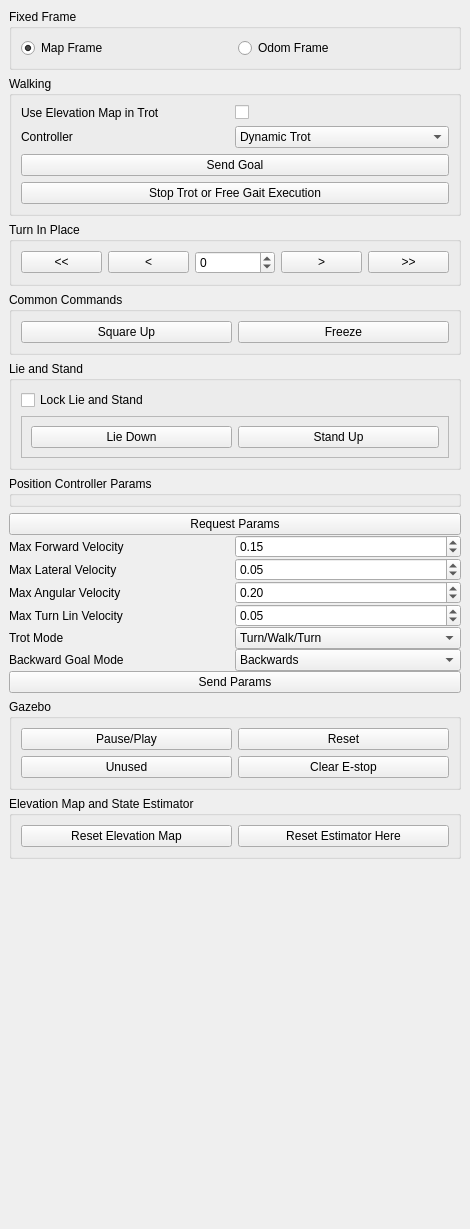
<?xml version="1.0" encoding="UTF-8"?>
<ui version="4.0">
 <class>panel</class>
 <widget class="QWidget" name="panel">
  <property name="geometry">
   <rect>
    <x>0</x>
    <y>0</y>
    <width>470</width>
    <height>1229</height>
   </rect>
  </property>
  <property name="windowTitle">
   <string>Anymal Driver</string>
  </property>
  <layout class="QVBoxLayout" name="verticalLayout_3">
   <property name="spacing">
    <number>0</number>
   </property>
   <property name="margin">
    <number>0</number>
   </property>
   <item>
    <widget class="QScrollArea" name="scrollArea">
     <property name="sizePolicy">
      <sizepolicy hsizetype="MinimumExpanding" vsizetype="Expanding">
       <horstretch>0</horstretch>
       <verstretch>0</verstretch>
      </sizepolicy>
     </property>
     <property name="frameShape">
      <enum>QFrame::NoFrame</enum>
     </property>
     <property name="horizontalScrollBarPolicy">
      <enum>Qt::ScrollBarAlwaysOff</enum>
     </property>
     <property name="widgetResizable">
      <bool>true</bool>
     </property>
     <widget class="QWidget" name="scrollAreaWidgetContents">
      <property name="geometry">
       <rect>
        <x>0</x>
        <y>0</y>
        <width>470</width>
        <height>1229</height>
       </rect>
      </property>
      <layout class="QVBoxLayout" name="verticalLayout_5">
       <item>
        <widget class="QGroupBox" name="fixedFrameBox">
         <property name="minimumSize">
          <size>
           <width>0</width>
           <height>0</height>
          </size>
         </property>
         <property name="title">
          <string>Fixed Frame</string>
         </property>
         <property name="flat">
          <bool>false</bool>
         </property>
         <layout class="QHBoxLayout" name="horizontalLayout_3">
          <item>
           <widget class="QRadioButton" name="useMapFrameButton">
            <property name="text">
             <string>Map Frame</string>
            </property>
            <property name="checked">
             <bool>true</bool>
            </property>
           </widget>
          </item>
          <item>
           <widget class="QRadioButton" name="useOdomFrameButton">
            <property name="text">
             <string>Odom Frame</string>
            </property>
           </widget>
          </item>
         </layout>
        </widget>
       </item>
       <item>
        <widget class="QGroupBox" name="walkingMode">
         <property name="minimumSize">
          <size>
           <width>0</width>
           <height>0</height>
          </size>
         </property>
         <property name="title">
          <string>Walking</string>
         </property>
         <property name="flat">
          <bool>false</bool>
         </property>
         <layout class="QHBoxLayout" name="horizontalLayout_2">
          <item>
           <layout class="QVBoxLayout" name="verticalLayout">
            <item>
             <layout class="QHBoxLayout" name="horizontalLayout"/>
            </item>
            <item>
             <layout class="QHBoxLayout" name="horizontalLayout_9">
              <property name="spacing">
               <number>0</number>
              </property>
              <property name="topMargin">
               <number>0</number>
              </property>
              <item>
               <widget class="QLabel" name="label_3">
                <property name="text">
                 <string>Use Elevation Map in Trot</string>
                </property>
               </widget>
              </item>
              <item>
               <widget class="QCheckBox" name="useElevationMapCheckBox">
                <property name="text">
                 <string/>
                </property>
               </widget>
              </item>
             </layout>
            </item>
            <item>
             <layout class="QHBoxLayout" name="horizontalLayout_8">
              <property name="spacing">
               <number>0</number>
              </property>
              <property name="topMargin">
               <number>0</number>
              </property>
              <item>
               <widget class="QLabel" name="label_2">
                <property name="text">
                 <string>Controller</string>
                </property>
               </widget>
              </item>
              <item>
               <widget class="QComboBox" name="walkingModeComboBox">
                <property name="currentIndex">
                 <number>3</number>
                </property>
                <item>
                 <property name="text">
                  <string>Free Gait</string>
                 </property>
                </item>
                <item>
                 <property name="text">
                  <string>Terrain Loco</string>
                 </property>
                </item>
                <item>
                 <property name="text">
                  <string>Trot</string>
                 </property>
                </item>
                <item>
                 <property name="text">
                  <string>Dynamic Trot</string>
                 </property>
                </item>
               </widget>
              </item>
             </layout>
            </item>
            <item>
             <widget class="QPushButton" name="sendPoseWalkingGoalButton">
              <property name="text">
               <string>Send Goal</string>
              </property>
             </widget>
            </item>
            <item>
             <widget class="QPushButton" name="stopExecutionButton">
              <property name="text">
               <string>Stop Trot or Free Gait Execution</string>
              </property>
             </widget>
            </item>
           </layout>
          </item>
         </layout>
        </widget>
       </item>
       <item>
        <widget class="QGroupBox" name="turnInPlacePanel">
         <property name="minimumSize">
          <size>
           <width>0</width>
           <height>0</height>
          </size>
         </property>
         <property name="title">
          <string>Turn In Place</string>
         </property>
         <property name="flat">
          <bool>false</bool>
         </property>
         <layout class="QHBoxLayout" name="horizontalLayout_3">
          <item>
           <layout class="QHBoxLayout" name="horizontalLayout_6">
            <item>
             <widget class="QPushButton" name="turnLeft90Button">
              <property name="text">
               <string>&lt;&lt;</string>
              </property>
             </widget>
            </item>
            <item>
             <widget class="QPushButton" name="turnLeft10Button">
              <property name="text">
               <string>&lt;</string>
              </property>
             </widget>
            </item>
            <item>
             <widget class="QSpinBox" name="turnInPlaceSpinBox">
              <property name="minimum">
               <number>-180</number>
              </property>
              <property name="maximum">
               <number>180</number>
              </property>
             </widget>
            </item>
            <item>
             <widget class="QPushButton" name="turnRight10Button">
              <property name="text">
               <string>&gt;</string>
              </property>
             </widget>
            </item>
            <item>
             <widget class="QPushButton" name="turnRight90Button">
              <property name="text">
               <string>&gt;&gt;</string>
              </property>
             </widget>
            </item>
           </layout>
          </item>
         </layout>
        </widget>
       </item>
       <item>
        <widget class="QGroupBox" name="freeGaitCommands">
         <property name="minimumSize">
          <size>
           <width>0</width>
           <height>0</height>
          </size>
         </property>
         <property name="title">
          <string>Common Commands</string>
         </property>
         <property name="flat">
          <bool>false</bool>
         </property>
         <layout class="QHBoxLayout" name="horizontalLayout_3">
          <item>
           <widget class="QPushButton" name="squareUpButton">
            <property name="text">
             <string>Square Up</string>
            </property>
           </widget>
          </item>
          <item>
           <widget class="QPushButton" name="freezeRobotButton">
            <property name="text">
             <string>Freeze</string>
            </property>
           </widget>
          </item>
         </layout>
        </widget>
       </item>
       <item>
        <widget class="QGroupBox" name="freeGaitCommands">
         <property name="minimumSize">
          <size>
           <width>0</width>
           <height>0</height>
          </size>
         </property>
         <property name="title">
          <string>Lie and Stand</string>
         </property>
         <property name="flat">
          <bool>false</bool>
         </property>
         <layout class="QHBoxLayout" name="horizontalLayout_4">
          <item>
           <layout class="QVBoxLayout" name="verticalLayout_2">
            <property name="topMargin">
             <number>0</number>
            </property>
            <property name="bottomMargin">
             <number>0</number>
            </property>
            <item>
             <widget class="QCheckBox" name="lockLieStandCheck">
              <property name="text">
               <string>Lock Lie and Stand</string>
              </property>
             </widget>
            </item>
            <item>
             <widget class="QFrame" name="lieStandFrame">
              <property name="frameShape">
               <enum>QFrame::StyledPanel</enum>
              </property>
              <property name="frameShadow">
               <enum>QFrame::Raised</enum>
              </property>
              <layout class="QGridLayout" name="gridLayout_3">
               <item row="0" column="0">
                <layout class="QHBoxLayout" name="horizontalLayout_5">
                 <property name="topMargin">
                  <number>0</number>
                 </property>
                 <item>
                  <widget class="QPushButton" name="lieDownButton">
                   <property name="text">
                    <string>Lie Down</string>
                   </property>
                  </widget>
                 </item>
                 <item>
                  <widget class="QPushButton" name="standUpButton">
                   <property name="text">
                    <string>Stand Up</string>
                   </property>
                  </widget>
                 </item>
                </layout>
               </item>
              </layout>
             </widget>
            </item>
           </layout>
          </item>
         </layout>
        </widget>
       </item>
       <item>
        <widget class="QGroupBox" name="positionControllerParameters">
         <property name="minimumSize">
          <size>
           <width>0</width>
           <height>0</height>
          </size>
         </property>
         <property name="title">
          <string>Position Controller Params</string>
         </property>
        </widget>
       </item>
       <item>
        <layout class="QVBoxLayout" name="verticalLayout_4">
         <property name="spacing">
          <number>0</number>
         </property>
         <property name="topMargin">
          <number>0</number>
         </property>
         <property name="bottomMargin">
          <number>0</number>
         </property>
         <item>
          <widget class="QPushButton" name="pollPositionControllerParamsButton">
           <property name="text">
            <string>Request Params</string>
           </property>
          </widget>
         </item>
         <item>
          <layout class="QGridLayout" name="gridLayout_2">
           <property name="topMargin">
            <number>0</number>
           </property>
           <item row="1" column="1">
            <widget class="QDoubleSpinBox" name="maxForwardLinearVelocitySpinBox">
             <property name="minimum">
              <double>0.000000000000000</double>
             </property>
             <property name="maximum">
              <double>0.500000000000000</double>
             </property>
             <property name="singleStep">
              <double>0.010000000000000</double>
             </property>
             <property name="value">
              <double>0.150000000000000</double>
             </property>
            </widget>
           </item>
           <item row="1" column="0">
            <widget class="QLabel" name="maxForwardLinearVelocity">
             <property name="text">
              <string>Max Forward Velocity</string>
             </property>
            </widget>
           </item>
           <item row="2" column="1">
            <widget class="QDoubleSpinBox" name="maxLateralLinearVelocitySpinBox">
             <property name="minimum">
              <double>0.000000000000000</double>
             </property>
             <property name="maximum">
              <double>0.200000000000000</double>
             </property>
             <property name="singleStep">
              <double>0.010000000000000</double>
             </property>
             <property name="value">
              <double>0.050000000000000</double>
             </property>
            </widget>
           </item>
           <item row="2" column="0">
            <widget class="QLabel" name="maxLateralLinearVelocity">
             <property name="text">
              <string>Max Lateral Velocity</string>
             </property>
            </widget>
           </item>
           <item row="3" column="0">
            <widget class="QLabel" name="maxAngularVelocity">
             <property name="text">
              <string>Max Angular Velocity</string>
             </property>
            </widget>
           </item>
           <item row="3" column="1">
            <widget class="QDoubleSpinBox" name="maxAngularVelocitySpinBox">
             <property name="minimum">
              <double>0.000000000000000</double>
             </property>
             <property name="maximum">
              <double>0.400000000000000</double>
             </property>
             <property name="singleStep">
              <double>0.010000000000000</double>
             </property>
             <property name="value">
              <double>0.200000000000000</double>
             </property>
            </widget>
           </item>
           <item row="4" column="0">
            <widget class="QLabel" name="maxTurningLinearVelocity">
             <property name="text">
              <string>Max Turn Lin Velocity</string>
             </property>
            </widget>
           </item>
           <item row="4" column="1">
            <widget class="QDoubleSpinBox" name="maxTurningLinearVelocitySpinBox">
             <property name="minimum">
              <double>0.000000000000000</double>
             </property>
             <property name="maximum">
              <double>0.200000000000000</double>
             </property>
             <property name="singleStep">
              <double>0.010000000000000</double>
             </property>
             <property name="value">
              <double>0.050000000000000</double>
             </property>
            </widget>
           </item>
           <item row="5" column="0">
            <widget class="QLabel" name="label_4">
             <property name="text">
              <string>Trot Mode</string>
             </property>
            </widget>
           </item>
           <item row="5" column="1">
            <widget class="QComboBox" name="trotModeComboBox">
             <item>
              <property name="text">
               <string>Turn/Walk/Turn</string>
              </property>
             </item>
             <item>
              <property name="text">
               <string>Shuffle</string>
              </property>
             </item>
            </widget>
           </item>
           <item row="6" column="0">
            <widget class="QLabel" name="label_4">
             <property name="text">
              <string>Backward Goal Mode</string>
             </property>
            </widget>
           </item>
           <item row="6" column="1">
            <widget class="QComboBox" name="goalBehindModeComboBox">
             <property name="currentIndex">
              <number>1</number>
             </property>
             <item>
              <property name="text">
               <string>Ignore</string>
              </property>
             </item>
             <item>
              <property name="text">
               <string>Backwards</string>
              </property>
             </item>
             <item>
              <property name="text">
               <string>Turnaround</string>
              </property>
             </item>
            </widget>
           </item>
          </layout>
         </item>
         <item>
          <widget class="QPushButton" name="sendPositionControllerParamsButton">
           <property name="text">
            <string>Send Params</string>
           </property>
          </widget>
         </item>
        </layout>
       </item>
       <item>
        <widget class="QGroupBox" name="gazeboCommands">
         <property name="minimumSize">
          <size>
           <width>0</width>
           <height>0</height>
          </size>
         </property>
         <property name="title">
          <string>Gazebo</string>
         </property>
         <property name="flat">
          <bool>false</bool>
         </property>
         <layout class="QHBoxLayout" name="horizontalLayout_3">
          <item>
           <layout class="QVBoxLayout" name="verticalLayout_6">
            <item>
             <layout class="QHBoxLayout" name="horizontalLayout_7">
              <property name="topMargin">
               <number>0</number>
              </property>
              <item>
               <widget class="QPushButton" name="pauseplayGazeboButton">
                <property name="text">
                 <string>Pause/Play</string>
                </property>
               </widget>
              </item>
              <item>
               <widget class="QPushButton" name="resetGazeboButton">
                <property name="text">
                 <string>Reset</string>
                </property>
               </widget>
              </item>
             </layout>
            </item>
            <item>
             <layout class="QHBoxLayout" name="horizontalLayout_10">
              <property name="topMargin">
               <number>0</number>
              </property>
              <item>
               <widget class="QPushButton" name="pushButton1">
                <property name="text">
                 <string>Unused</string>
                </property>
               </widget>
              </item>
              <item>
               <widget class="QPushButton" name="clearEstopButton">
                <property name="text">
                 <string>Clear E-stop</string>
                </property>
               </widget>
              </item>
             </layout>
            </item>
           </layout>
          </item>
         </layout>
        </widget>
       </item>
       <item>
        <widget class="QGroupBox" name="elevationMapCommands">
         <property name="minimumSize">
          <size>
           <width>0</width>
           <height>0</height>
          </size>
         </property>
         <property name="title">
          <string>Elevation Map and State Estimator</string>
         </property>
         <property name="flat">
          <bool>false</bool>
         </property>
         <layout class="QHBoxLayout" name="horizontalLayout_3">
          <item>
           <widget class="QPushButton" name="resetElevationMapButton">
            <property name="text">
             <string>Reset Elevation Map</string>
            </property>
           </widget>
          </item>
          <item>
           <widget class="QPushButton" name="resetEstimatorHereButton">
            <property name="text">
             <string>Reset Estimator Here</string>
            </property>
           </widget>
          </item>
         </layout>
        </widget>
       </item>
       <item>
        <spacer name="verticalSpacer">
         <property name="orientation">
          <enum>Qt::Vertical</enum>
         </property>
         <property name="sizeHint" stdset="0">
          <size>
           <width>17</width>
           <height>0</height>
          </size>
         </property>
        </spacer>
       </item>
      </layout>
     </widget>
    </widget>
   </item>
  </layout>
 </widget>
 <resources/>
 <connections/>
</ui>
